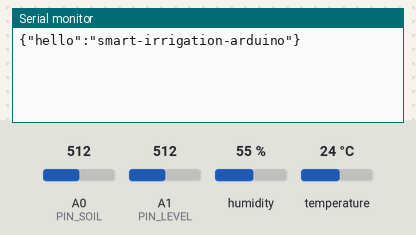
Simulated run of this sketch. Board: Arduino Uno, built with avr-gcc and run on an emulated ATmega328P. On the bench: the last lines printed to the serial monitor. The inputs (shaded band) are chosen by the test bench; at power-on: humidity 55 %, A0 (PIN_SOIL) = 512, A1 (PIN_LEVEL) = 512, temperature 24 °C.

Above: at 2.7 s.
2.8 s: humidity set to 22 %
At 11.2 s:
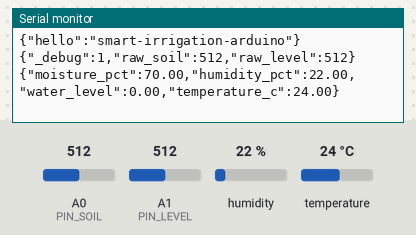
11.5 s: A0 (PIN_SOIL) set to 716
18.4 s: A1 (PIN_LEVEL) set to 716
At 21.4 s:
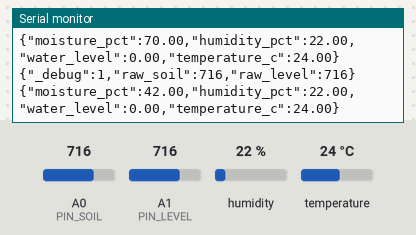
25.3 s: temperature set to 12 °C
At 31.4 s:
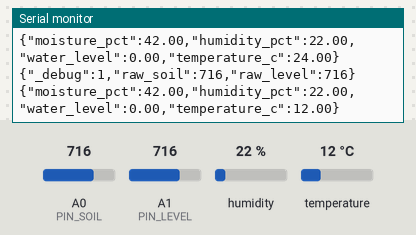
32.2 s: A0 (PIN_SOIL) set to 928
39.1 s: A1 (PIN_LEVEL) set to 928
At 41.4 s:
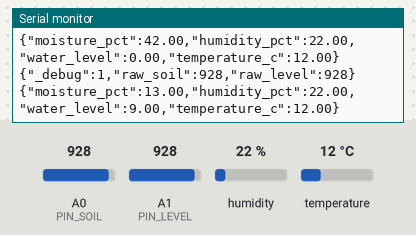
Timing chart, 0 to 42.9 s (numbered marks = the images above; inputs shaded):
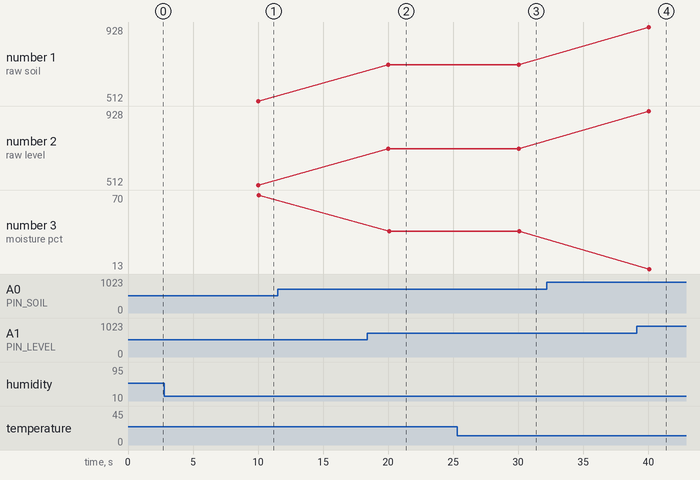

Measured:
- after the input at 2.8 s, the serial monitor: prints a new line after 7.3 s (image 1)
- after the input at 18.4 s, the serial monitor: prints a new line after 1.6 s (image 2)
- after the input at 25.3 s, the serial monitor: prints a new line after 4.8 s (image 3)
- after the input at 39.1 s, the serial monitor: prints a new line after 0.92 s (image 4)

The sketch:

SmartIrrigationDeviceSerial.ino
```cpp
/*
  Smart Irrigation IoT Device — Serial (USB) variant
  Hardware: Arduino Uno
            + Capacitive soil moisture sensor   (signal → A0)
            + Water-level sensor                (signal → A1)
            + DHT11 humidity / temperature      (DATA   → D7)

  No Ethernet shield. The Arduino simply prints JSON over USB Serial.
  A Node.js bridge running on your laptop reads the serial stream and
  forwards each reading to the backend's REST API.

  Required libraries:
    - DHT sensor library         by Adafruit
    - Adafruit Unified Sensor    by Adafruit
*/

#include <DHT.h>

// ============================ CONFIGURE ME =============================

// Soil moisture sensor calibration. Capacitive sensors typically:
//   ~1023 = dry air, ~300 = submerged in water
// Run with default values once, then adjust to your sensor.
const int SOIL_RAW_DRY = 1023;
const int SOIL_RAW_WET = 300;

// Water-level (analog) sensor calibration.
// Many cheap modules have a high baseline due to a pull-up on the signal pin.
// Read the raw value in two states (printed by the debug line) and put them here:
//   - LEVEL_RAW_EMPTY = sensor dry in air
//   - LEVEL_RAW_FULL  = sensor fully submerged / wet
const int LEVEL_RAW_EMPTY = 918;
const int LEVEL_RAW_FULL  = 1023;

// Print a reading every N milliseconds.
const unsigned long READING_INTERVAL_MS = 10000UL;

// ============================== PINOUT =================================
const uint8_t PIN_SOIL  = A0;
const uint8_t PIN_LEVEL = A1;
const uint8_t PIN_DHT   = 7;

// =======================================================================

DHT dht(PIN_DHT, DHT11);
unsigned long lastReading = 0;

// ----------------------------------------------------------------------
void setup() {
  Serial.begin(9600);
  dht.begin();
  // Wait briefly so the bridge has time to attach.
  delay(1500);
  Serial.println("{\"hello\":\"smart-irrigation-arduino\"}");
}

// ----------------------------------------------------------------------
void loop() {
  unsigned long now = millis();
  if (now - lastReading < READING_INTERVAL_MS) return;
  lastReading = now;

  float soil  = readSoilMoisturePct();
  float level = readWaterLevelPct();
  float hum   = dht.readHumidity();
  float temp  = dht.readTemperature();

  if (isnan(hum))  hum  = 0;
  if (isnan(temp)) temp = 0;

  // Debug: also print raw analog values as a JSON line the bridge ignores
  Serial.print(F("{\"_debug\":1,\"raw_soil\":"));  Serial.print(analogRead(PIN_SOIL));
  Serial.print(F(",\"raw_level\":"));              Serial.print(analogRead(PIN_LEVEL));
  Serial.println(F("}"));

  // Stream one JSON object per line — easy to parse on the laptop.
  Serial.print(F("{\"moisture_pct\":"));    Serial.print(soil, 2);
  Serial.print(F(",\"humidity_pct\":"));    Serial.print(hum, 2);
  Serial.print(F(",\"water_level\":"));     Serial.print(level, 2);
  Serial.print(F(",\"temperature_c\":"));   Serial.print(temp, 2);
  Serial.println(F("}"));
}

// ============================ SENSORS ==================================
float readSoilMoisturePct() {
  int raw = analogRead(PIN_SOIL);
  long pct = map(raw, SOIL_RAW_DRY, SOIL_RAW_WET, 0, 100);
  if (pct < 0)   pct = 0;
  if (pct > 100) pct = 100;
  return (float)pct;
}

float readWaterLevelPct() {
  int raw = analogRead(PIN_LEVEL);
  long pct = map(raw, LEVEL_RAW_EMPTY, LEVEL_RAW_FULL, 0, 100);
  if (pct < 0)   pct = 0;
  if (pct > 100) pct = 100;
  return (float)pct;
}
```
